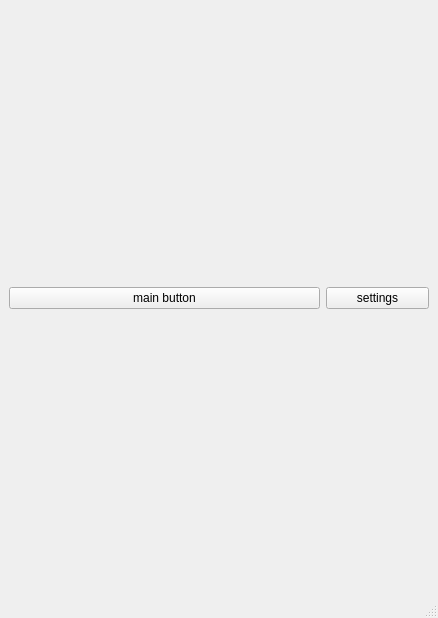
<?xml version="1.0" encoding="UTF-8"?>
<ui version="4.0">
 <class>MainWindow</class>
 <widget class="QMainWindow" name="MainWindow">
  <property name="geometry">
   <rect>
    <x>0</x>
    <y>0</y>
    <width>438</width>
    <height>618</height>
   </rect>
  </property>
  <property name="windowTitle">
   <string>MainWindow</string>
  </property>
  <widget class="QWidget" name="centralwidget">
   <layout class="QVBoxLayout" name="verticalLayout" stretch="1,0">
    <item>
     <layout class="QVBoxLayout" name="centralLayout"/>
    </item>
    <item>
     <layout class="QHBoxLayout" name="horizontalLayout_2" stretch="3,1">
      <item>
       <widget class="QPushButton" name="mainButton">
        <property name="text">
         <string>main button</string>
        </property>
       </widget>
      </item>
      <item>
       <widget class="QPushButton" name="settingsButton">
        <property name="text">
         <string>settings</string>
        </property>
       </widget>
      </item>
     </layout>
    </item>
   </layout>
  </widget>
  <widget class="QMenuBar" name="menubar">
   <property name="geometry">
    <rect>
     <x>0</x>
     <y>0</y>
     <width>438</width>
     <height>26</height>
    </rect>
   </property>
  </widget>
  <widget class="QStatusBar" name="statusbar"/>
 </widget>
 <resources/>
 <connections/>
</ui>
